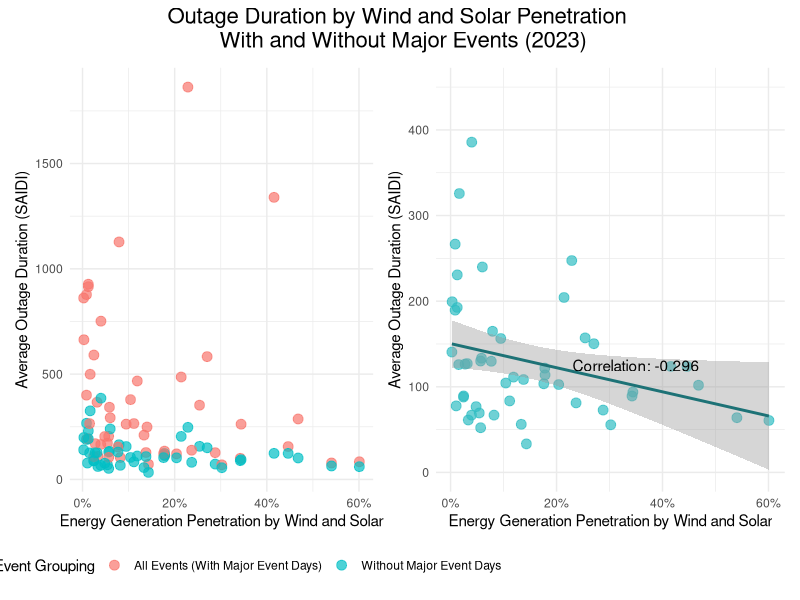
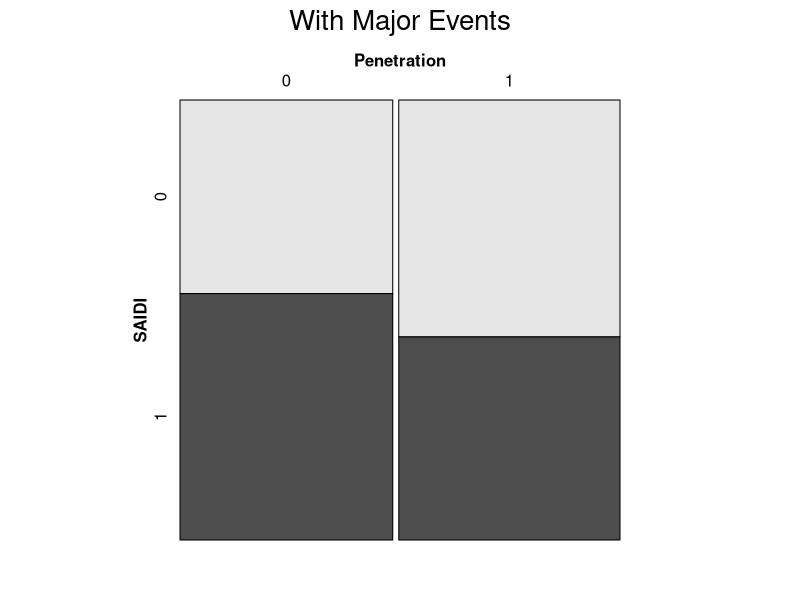
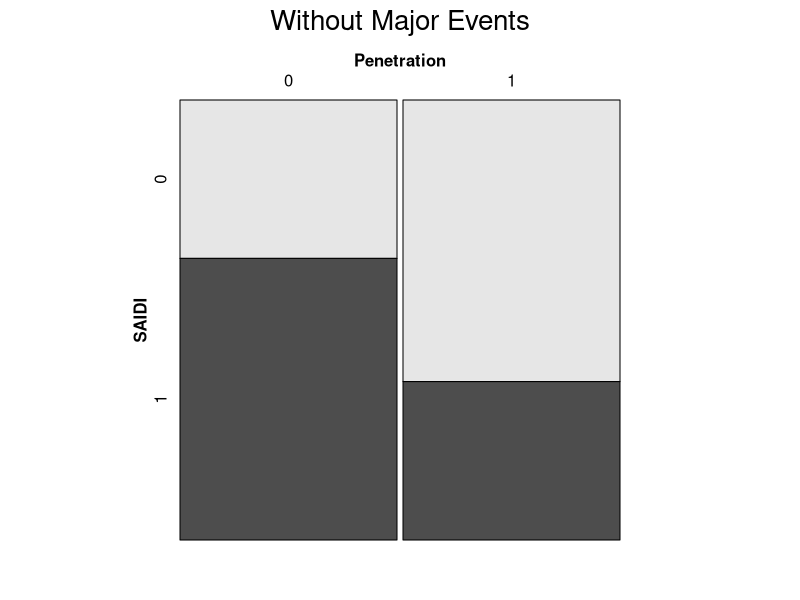

R code for these plots, in order:
## ---- chunk 1
suppressPackageStartupMessages(library(ggplot2))
suppressPackageStartupMessages(library(dplyr))
suppressPackageStartupMessages(library(tidyr))
suppressPackageStartupMessages(library(readr))
suppressPackageStartupMessages(library(vcd))
suppressPackageStartupMessages(library(patchwork))
suppressPackageStartupMessages(library(gridExtra))
## ---- chunk 2
t4_rbs <- read_csv("T4_ReliabilityByState.csv")

data_rbs <- t4_rbs |>
  pivot_longer(cols = c('CT':'HI'),names_to = 'state', values_to = 'SAIDI') |>
  filter(Method == 'IEEE',
         Event_Grouping == 'All Events (With Major Event Days)')
## ---- chunk 3
rbs_2023 <- data_rbs |>
  filter(Census_Division == '2023') |>
  select(state, SAIDI)
## ---- chunk 4
state_generation_2023 <- read_csv('state_generation_2023.csv')

state_generation_2023 <- state_generation_2023 |>
  group_by(state, source) |>
  summarise(generation = sum(generation))
## ---- chunk 5
state_pen_2023 <- state_generation_2023 |>
  pivot_wider(names_from = source, values_from = generation, values_fill = 0) |>
  mutate(total_gen = coal + natural.gas + other.renewables + petroleum.and.other + solar + wind + nuclear,
         wind_solar = wind + solar,
         w_s_pen = wind_solar/total_gen)
## ---- chunk 6
scatter_state_2023 <- state_pen_2023 |>
  left_join(rbs_2023, by = 'state') |>
  select(state, w_s_pen, SAIDI)
## ---- chunk 7
rbs_2023_no_major <- t4_rbs |>
  pivot_longer(cols = c('CT':'HI'),names_to = 'state', values_to = 'SAIDI') |>
  filter(Method == 'IEEE',
         Event_Grouping == 'Without Major Event Days',
         Census_Division == '2023') |>
  select(state, SAIDI)

scatter_state_2023_no_major <- state_pen_2023 |>
  left_join(rbs_2023_no_major, by = 'state') |>
  select(state, w_s_pen, SAIDI)

rbs_2023_combo <- t4_rbs |>
  pivot_longer(cols = c('CT':'HI'),names_to = 'state', values_to = 'SAIDI') |>
  filter(Method == 'IEEE',
         Event_Grouping %in% c('Without Major Event Days','All Events (With Major Event Days)'),
         Census_Division == '2023') |>
  select(state, SAIDI, Event_Grouping)

scatter_state_2023_combo <- state_pen_2023 |>
  left_join(rbs_2023_combo, by = 'state') |>
  select(state, w_s_pen, SAIDI, Event_Grouping)

plot1 <- ggplot(data = scatter_state_2023_combo, mapping = aes(x = w_s_pen, y = SAIDI)) +
  geom_point(alpha = .7, size = 3) +
  coord_cartesian(ylim = c(0,1850)) + 
  scale_x_continuous(labels = scales::percent_format()) +
  labs(x = "Energy Generation Penetration by Wind and Solar",
       y = "Average Outage Duration (SAIDI)") +
  theme_minimal()
## ---- chunk 8
plot2 <- ggplot(data = scatter_state_2023_combo, mapping = aes(x = w_s_pen, y = SAIDI, color = Event_Grouping)) +
  geom_point(alpha = .7, size = 3) +
  # coord_cartesian(ylim = c(0,1850)) + 
  scale_x_continuous(labels = scales::percent_format()) +
  labs(x = "Energy Generation Penetration by Wind and Solar",
       y = "Average Outage Duration (SAIDI)",
       color = "Outage Event Grouping") +
  theme_minimal() +
  theme(legend.position = 'bottom')
## ---- chunk 9
no_hawaii <-scatter_state_2023_no_major |>
  filter(state != 'HI')

cc <- cor(no_hawaii$w_s_pen, no_hawaii$SAIDI)

plot3 <- ggplot(data = filter(scatter_state_2023_combo, Event_Grouping == 'Without Major Event Days'), mapping = aes(x = w_s_pen, y = SAIDI)) +
  geom_point(alpha = .7, size = 3, color = '#31bdc3') +
  geom_smooth(data = filter(scatter_state_2023_combo, Event_Grouping == 'Without Major Event Days'),
              method = 'lm',
              color = '#1d7276') +
  annotate("text", x = .35, y = 125, label = paste("Correlation:", round(cc, 3))) +
  coord_cartesian(ylim = c(0, 450)) +
  scale_x_continuous(labels = scales::percent_format()) +
  labs(x = "Energy Generation Penetration by Wind and Solar",
       y = "Average Outage Duration (SAIDI)") +
  theme_minimal()
## ---- chunk 10
# plot1 + plot2 + plot3

plot2 + plot3 +
  plot_layout(widths = c(2, 2.3)) +
  plot_annotation(title = 'Outage Duration by Wind and Solar Penetration \n With and Without Major Events (2023)',
                  theme = theme(plot.title = element_text(hjust = .5, size = 16)))
## ---- chunk 11
# rbs_5ly <- data_rbs |>
#   filter(Method == 'IEEE',
#          Event_Grouping == 'All Events (With Major Event Days)',
#          Census_Division %in% c('2023', '2022', '2021', '2020', '2019')) |>
#   select(Census_Division, state, SAIDI) |>
#   mutate(year = Census_Division) |>
#   select(-Census_Division)
# 
# state_generation <- read_csv('state_generation.csv')
# 
# state_pen_5ly <- state_generation |>
#   filter(year %in% c(2019, 2020, 2021, 2022, 2023)) |>
#   select(year, state, source, generation) |>
#   group_by(year, state, source) |>
#   summarise(generation = sum(generation)) |>
#   pivot_wider(names_from = source, values_from = generation, values_fill= 0) |>
#   mutate(total_gen = coal + natural.gas + other.renewables + petroleum.and.other + solar + wind + nuclear,
#          wind_solar = wind + solar,
#          w_s_pen = wind_solar/total_gen)
# 
# scatter_state_5ly <- state_pen_5ly |>
#   left_join(rbs_5ly, by = c('year' = 'year','state' = 'state')) |>
#   select(year, state, w_s_pen, SAIDI)
# 
# ggplot(data = scatter_state_5ly, mapping = aes(x = w_s_pen, y = SAIDI)) +
#   geom_point(alpha = .7, size = 3, color = 'darkolivegreen') +
#   facet_wrap('year', nrow = 1) +
#   scale_x_continuous(labels = scales::percent_format()) +
#   labs(title = "Outage Duration by Renewable Energy Penetration by State (2019-2023)",
#        x = "Penetration of Energy Generation by Wind and Solar",
#        y = "Outage/Interruption Duration (SAIDI)")
## ---- chunk 12
all_events_pen_med <- median(scatter_state_2023$w_s_pen)

all_events_SAIDI_med <- median(scatter_state_2023$SAIDI)

all_events_mos <- scatter_state_2023 |>
  mutate(Penetration = if_else(w_s_pen >= all_events_pen_med, 1, 0),
         SAIDI = if_else(SAIDI >= all_events_SAIDI_med, 1, 0)) |>
  select(-w_s_pen)

mosaic(SAIDI ~ Penetration, all_events_mos, direction = c("v", "h"),
       main = "With Major Events")



no_major_pen_med <- median(no_hawaii$w_s_pen)

no_major_SAIDI_med <- median(no_hawaii$SAIDI)

no_major_mos <- no_hawaii |>
  mutate(Penetration = if_else(w_s_pen >= no_major_pen_med, 1, 0),
         SAIDI = if_else(SAIDI >= no_major_SAIDI_med, 1, 0)) |>
  select(-w_s_pen)

mosaic(SAIDI ~ Penetration, no_major_mos, direction = c("v", "h"),
       main = 'Without Major Events')
